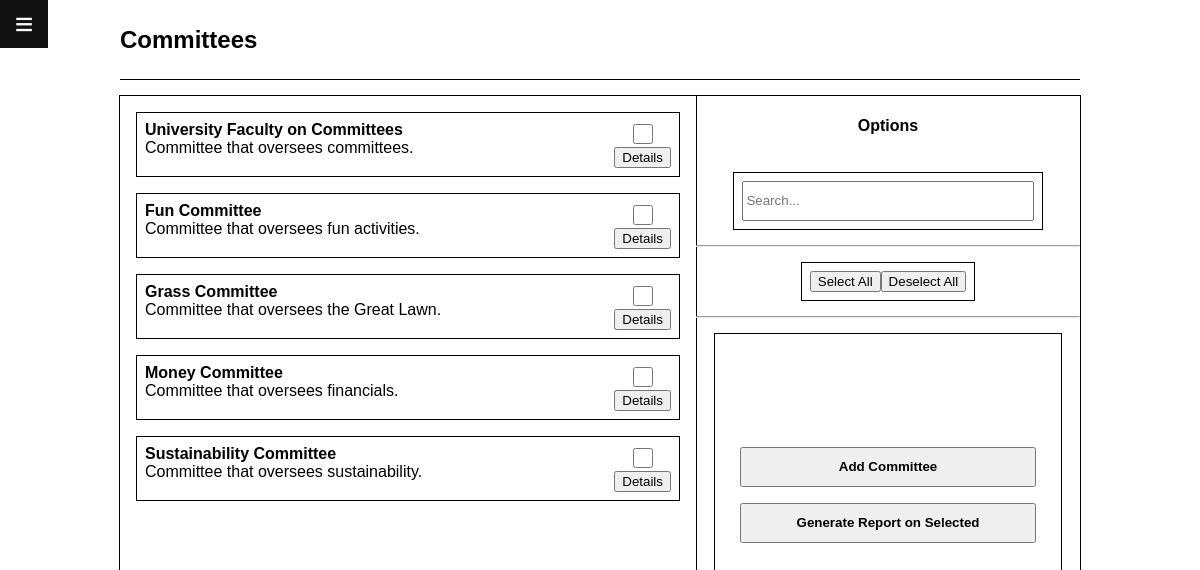
Screenshot of /committee_selection_admin.php (signed in) with the database file from the repository.
### tables this page shows
CREATE TABLE IF NOT EXISTS `Committee` (
  `Committee_ID` INT NOT NULL AUTO_INCREMENT,
  `Name` VARCHAR(45) NOT NULL,
  `Description` VARCHAR(100) NOT NULL,
  PRIMARY KEY (`Committee_ID`));

### committee_selection_admin.php (the view, shortened to what this page needs)
<!DOCTYPE html>
<html lang="en" dir="ltr">
<head>
  <link rel="stylesheet" href="css/selection.css">
  <?php
  include 'databaseconnect.php';
  ?>
</head>
<body>
<?php include 'hamburger_menu.php'; ?>
  <div class="wrapper">
    <header>
      <h2>Committees</h2>
    </header>
    <div class="selection">
      <div class="results">
        <?php
            $sql = "SELECT * FROM Committee";
            $result = $conn->query($sql);
            if ($result->num_rows > 0) {
                while ($row = $result->fetch_assoc()) {
                  $id = $row['Committee_ID'];
                  $name = $row['Name'];
                  $description = $row['Description'];
                  echo "<div class='data'> <label for='$id'><b>$name</b><br>$description<br>$pos</label>
                      <div class='result_choices'>
                        <input type='checkbox' name='committee' value='$id' form='create'></input>
                        <a href='committee_details.php?committee=$id'><button>Details</button></a>
                      </div>
                    </div>";
                }
            } else {
                echo "<div class='center'>No results found for current search settings.</div>";
            }
            ?>
      </div>
      <form class="options" method="post" action="#">
        <h4>Options</h4>
        <div class='searchbar'>
          <input type="text" name="search" placeholder="Search...">
        </div>
        <hr>
        <div>
          <button type="button" name="select_all">Select All</button>
          <button type="button" name="deselect_all">Deselect All</button>
        </div>
        <hr>
        <div class="choices">
          <a href="committee_setup.php"><button type="button" name="add_user">Add Committee</button></a>
          <input type="submit" name="report" value="Generate Report on Selected">
        </div>
      </div>
    </div>
</body>
</html>

### hamburger_menu.php
<?php
$current_user_id = $_SESSION['user'];
$current_user = query_user($current_user_id);
$current_user_name = $current_user['Fname']." ".$current_user["Lname"];
echo "
<button class='toggler'></button>
<div class='menu_wrapper'>
    <div class='menu_header'>
        <div class='menu_image'></div>
        <div class='menu_user'>
            <span>Logged in as:</span>
            <br>
            <b>$current_user_name</b>
            <span>$current_user_id</span>
        </div>
    </div>
    <ul class='menu_body'>
        <li><a href='homepage.php'>Home</a></li>
        <li><a href='user_details.php?user=$current_user_id'>Profile</a></li>
        <li><a href='committee_selection.php'>Commitees Info</a></li>
        <li><a href='election_selection.php'>Elections</a></li>
        <li><a href='notifications.php'>Notifications</a></li>
    </ul>
</div>
<script type='text/javascript' src='js/jquery-3.6.0.min.js'></script>
<script type='text/javascript'>
    $(document).ready(function() {
        $('.toggler').click(function(){
            $(this).toggleClass('toggled');
            $('.menu_wrapper').toggleClass('shown');
        })
    });
</script>
";
?>

### css/selection.css (style rules this page uses)
a { text-decoration: none; }
h4 { text-align: center; }
.selection { height: 100%; display: grid; grid-template-columns: 3fr 2fr; grid-template-rows: none; outline: 1px solid black; }
.results { height: 100%; overflow-y: scroll; display: flex; flex-flow: column nowrap; grid-column: 1 / 2; padding: 0.5em; outline: 1px solid black; }
.results .data { display: flex; justify-content: space-between; padding: 0.5em; margin: 0.5em; border: 1px solid black; }
.result_choices { display: flex; flex-direction: column; justify-content: space-around; align-items: center; }
.result_choices input { width: 1.5em; height: 1.5em; flex: none; }
.result_choices a, .result_choices a button { height: 100%; }
.options { height: inherit; display: flex; flex-flow: column nowrap; align-items: center; justify-content: flex-start; }
.options hr { margin: 0; padding: 0; width: 100%; }
.searchbar { width: 80%; }
.searchbar input { width: 100%; height: 3em; }
.options > div { display: flex; justify-content: center; padding: 0.5em; outline: 1px solid black; margin: 1em; }
.options .choices { font-size: 1em; text-align: center; height: inherit; width: 90%; align-items: center; justify-content: center; flex-flow: column nowrap; }
.choices * { font-weight: bold; display: flex; white-space: normal; flex-wrap: wrap; width: 90%; align-items: center; justify-content: center; margin: 0.5em 0; height: 3em; }
.choices button { width: 100%; }

### css/common.css (style rules this page uses)
* { box-sizing: border-box; }
body { margin: 0; padding: 0; height: 100vh; display: flex; flex-flow: column nowrap; position: relative; font-family: Arial, Helvetica, sans-serif; }
.wrapper { width: 80%; height: 75vh; position: absolute; top: 10%; right: 10%; left: 10%; display: flex; flex-flow: column nowrap; }
header { width: inherit; height: 10%; background-color: #FFFFFF; margin: 0; position: fixed; top: 0; display: flex; align-items: center; border-bottom: 1px solid black; z-index: 999; }
.wrapper>div { margin: 1em 0; }
header * { padding: 0; margin: 0; }

### css/hamburger.css (style rules this page uses)
.toggler { position: fixed; top: 0; left: 0; z-index: 99999; cursor: pointer; max-height: 1.5em; max-width: 1.5em; width: 100%; height: 100%; background-color: #121212; color: #FFFFFF; display: flex; justify-content: center; align-items: center; border: none; border-radius: 0; font-size: 2em; }
.toggler:not(.toggled)::after { content: "≡"; }

### rows the page displays
committee: Name "University Faculty on Committees", Description "Committee that oversees committees."
committee: Name "Fun Committee", Description "Committee that oversees fun activities."
committee: Name "Grass Committee", Description "Committee that oversees the Great Lawn."
committee: Name "Money Committee", Description "Committee that oversees financials."
committee: Name "Sustainability Committee", Description "Committee that oversees sustainability."
